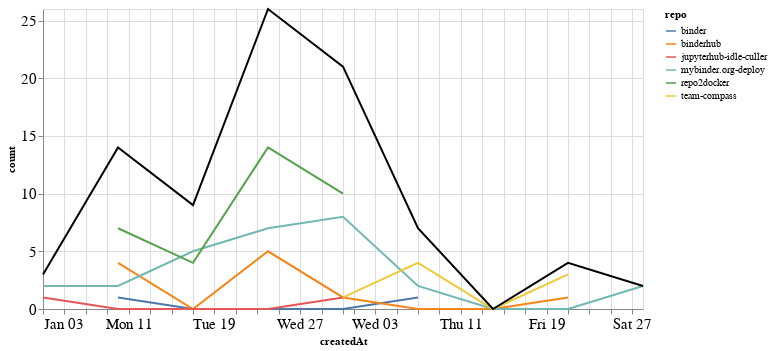

Notebook source saved alongside this figure:
### Markdown cell above
### Comments

### Code cell
comments_time = comments.groupby('repo').resample('W', on='createdAt').count()['author'].reset_index()
comments_time = comments_time.rename(columns={'author': 'count'})
comments_time_total = comments_time.groupby('createdAt').agg({"count": "sum"}).reset_index()
ch1 = alt.Chart(comments_time, width=600).mark_line().encode(
    x='createdAt',
    y='count',
    color='repo',
    tooltip="repo"
)

ch2 = alt.Chart(comments_time_total, width=600).mark_line(color="black").encode(
    x='createdAt',
    y='count',
)

ch1 + ch2

### Figure 1 — Vega-Lite specification as saved in the notebook (floating-point values rounded to 4 significant figures)
{"config": {"axisLeft": {"labelFontSize": 15}, "axisBottom": {"labelFontSize": 15}}, "layer": [{"data": {"name": "data-c96de923e8717bcf44b50c1772490fde"}, "mark": "line", "encoding": {"color": {"type": "nominal", "field": "repo"}, "tooltip": {"type": "nominal", "field": "repo"}, "x": {"type": "temporal", "field": "createdAt"}, "y": {"type": "quantitative", "field": "count"}}, "width": 600}, {"data": {"name": "data-c4cd15f3f0043cd4c5157109b04a2d54"}, "mark": {"type": "line", "color": "black"}, "encoding": {"x": {"type": "temporal", "field": "createdAt"}, "y": {"type": "quantitative", "field": "count"}}, "width": 600}], "$schema": "https://vega.github.io/schema/vega-lite/v4.8.1.json", "datasets": {"data-c96de923e8717bcf44b50c1772490fde": [{"repo": "binder", "createdAt": "2021-01-10T00:00:00", "count": 1}, {"repo": "binder", "createdAt": "2021-01-17T00:00:00", "count": 0}, {"repo": "binder", "createdAt": "2021-01-24T00:00:00", "count": 0}, {"repo": "binder", "createdAt": "2021-01-31T00:00:00", "count": 0}, {"repo": "binder", "createdAt": "2021-02-07T00:00:00", "count": 1}, {"repo": "binderhub", "createdAt": "2021-01-10T00:00:00", "count": 4}, {"repo": "binderhub", "createdAt": "2021-01-17T00:00:00", "count": 0}, {"repo": "binderhub", "createdAt": "2021-01-24T00:00:00", "count": 5}, {"repo": "binderhub", "createdAt": "2021-01-31T00:00:00", "count": 1}, {"repo": "binderhub", "createdAt": "2021-02-07T00:00:00", "count": 0}, {"repo": "binderhub", "createdAt": "2021-02-14T00:00:00", "count": 0}, {"repo": "binderhub", "createdAt": "2021-02-21T00:00:00", "count": 1}, {"repo": "jupyterhub-idle-culler", "createdAt": "2021-01-03T00:00:00", "count": 1}, {"repo": "jupyterhub-idle-culler", "createdAt": "2021-01-10T00:00:00", "count": 0}, {"repo": "jupyterhub-idle-culler", "createdAt": "2021-01-17T00:00:00", "count": 0}, {"repo": "jupyterhub-idle-culler", "createdAt": "2021-01-24T00:00:00", "count": 0}, {"repo": "jupyterhub-idle-culler", "createdAt": "2021-01-31T00:00:00", "count": 1}, {"repo": "mybinder.org-deploy", "createdAt": "2021-01-03T00:00:00", "count": 2}, {"repo": "mybinder.org-deploy", "createdAt": "2021-01-10T00:00:00", "count": 2}, {"repo": "mybinder.org-deploy", "createdAt": "2021-01-17T00:00:00", "count": 5}, {"repo": "mybinder.org-deploy", "createdAt": "2021-01-24T00:00:00", "count": 7}, {"repo": "mybinder.org-deploy", "createdAt": "2021-01-31T00:00:00", "count": 8}, {"repo": "mybinder.org-deploy", "createdAt": "2021-02-07T00:00:00", "count": 2}, {"repo": "mybinder.org-deploy", "createdAt": "2021-02-14T00:00:00", "count": 0}, {"repo": "mybinder.org-deploy", "createdAt": "2021-02-21T00:00:00", "count": 0}, {"repo": "mybinder.org-deploy", "createdAt": "2021-02-28T00:00:00", "count": 2}, {"repo": "repo2docker", "createdAt": "2021-01-10T00:00:00", "count": 7}, {"repo": "repo2docker", "createdAt": "2021-01-17T00:00:00", "count": 4}, {"repo": "repo2docker", "createdAt": "2021-01-24T00:00:00", "count": 14}, {"repo": "repo2docker", "createdAt": "2021-01-31T00:00:00", "count": 10}, {"repo": "team-compass", "createdAt": "2021-01-31T00:00:00", "count": 1}, {"repo": "team-compass", "createdAt": "2021-02-07T00:00:00", "count": 4}, {"repo": "team-compass", "createdAt": "2021-02-14T00:00:00", "count": 0}, {"repo": "team-compass", "createdAt": "2021-02-21T00:00:00", "count": 3}], "data-c4cd15f3f0043cd4c5157109b04a2d54": [{"createdAt": "2021-01-03T00:00:00", "count": 3}, {"createdAt": "2021-01-10T00:00:00", "count": 14}, {"createdAt": "2021-01-17T00:00:00", "count": 9}, {"createdAt": "2021-01-24T00:00:00", "count": 26}, {"createdAt": "2021-01-31T00:00:00", "count": 21}, {"createdAt": "2021-02-07T00:00:00", "count": 7}, {"createdAt": "2021-02-14T00:00:00", "count": 0}, {"createdAt": "2021-02-21T00:00:00", "count": 4}, {"createdAt": "2021-02-28T00:00:00", "count": 2}]}}
